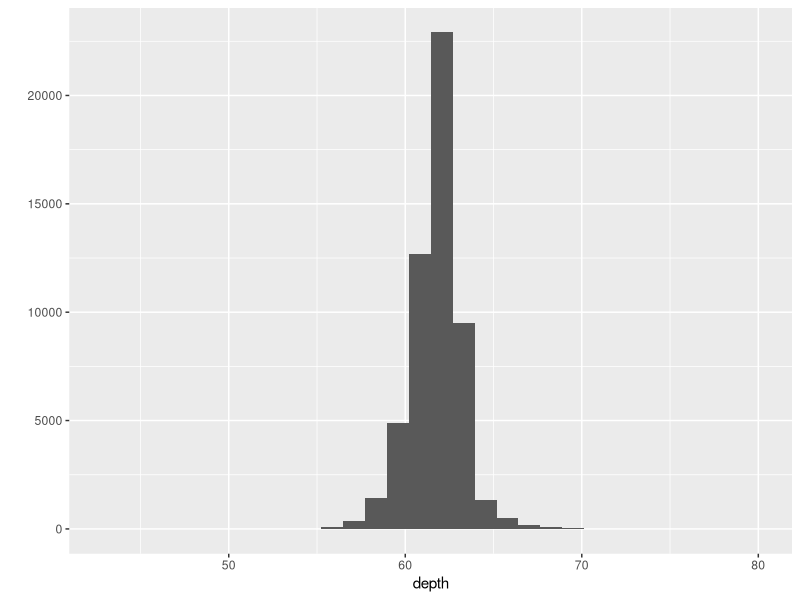
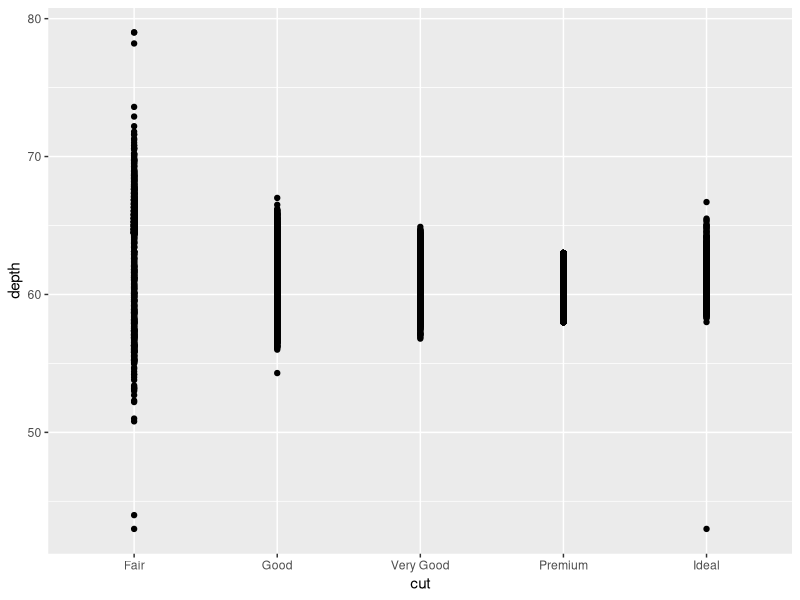
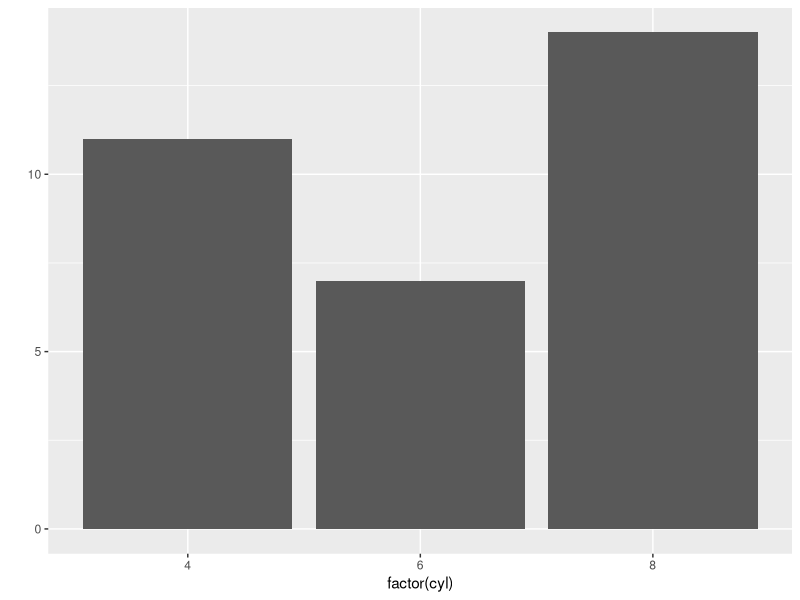
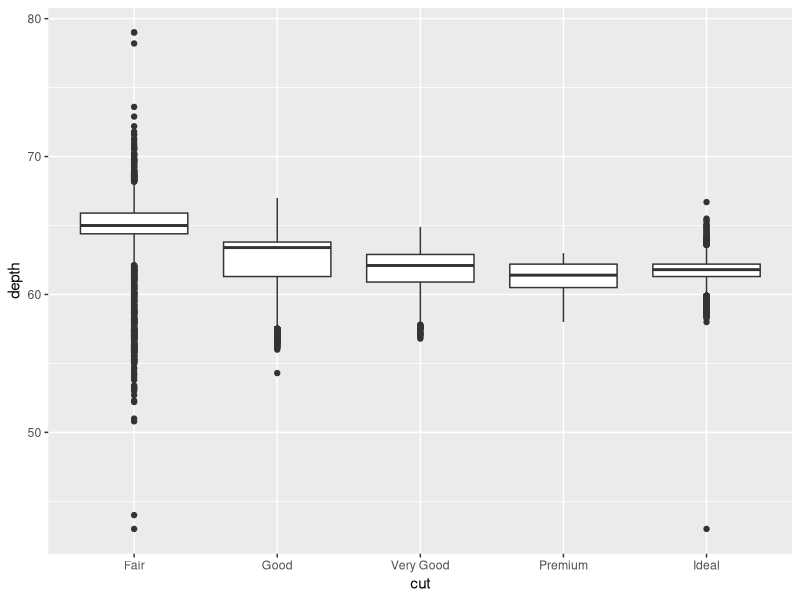
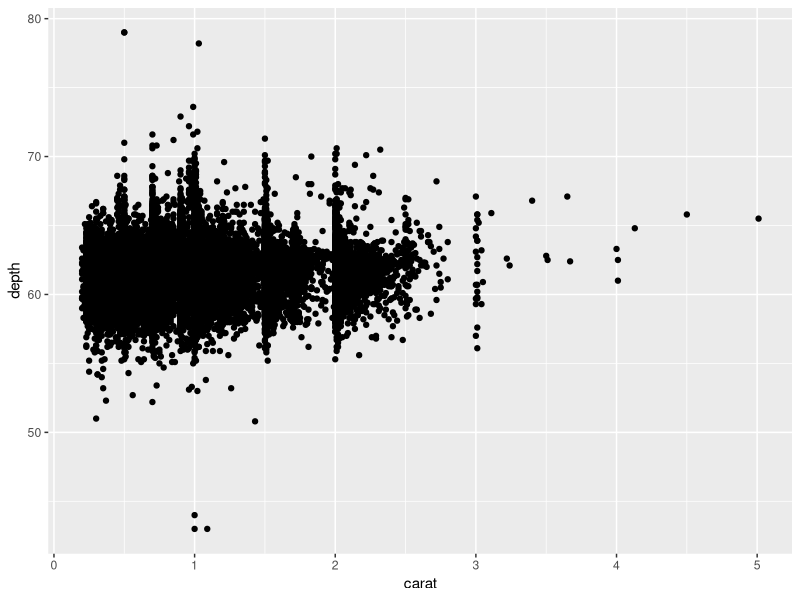
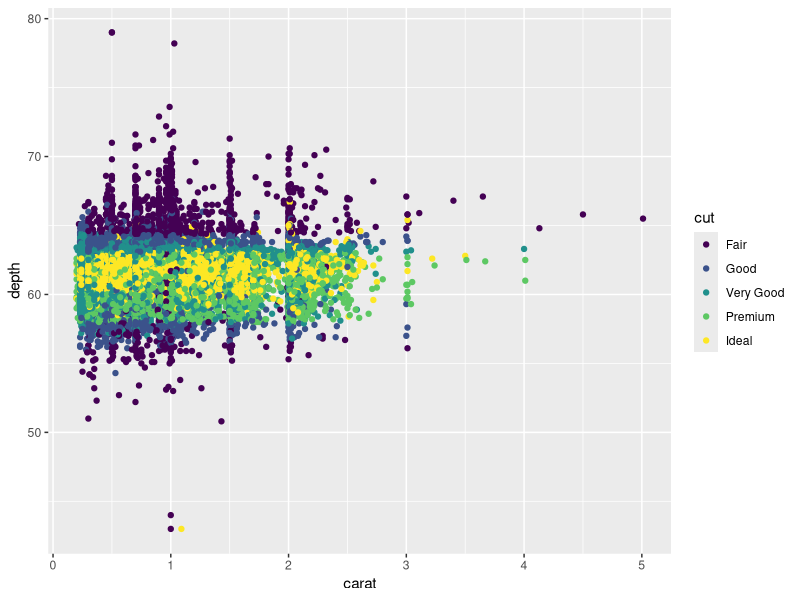
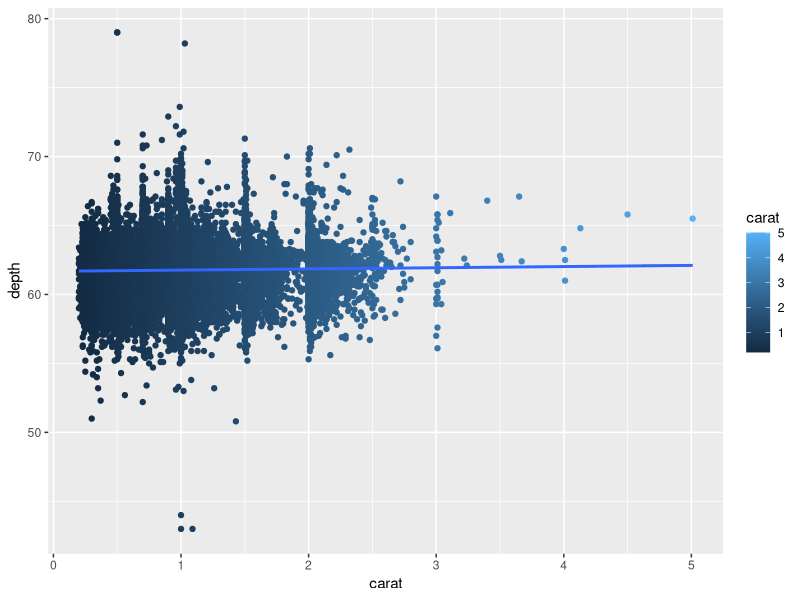
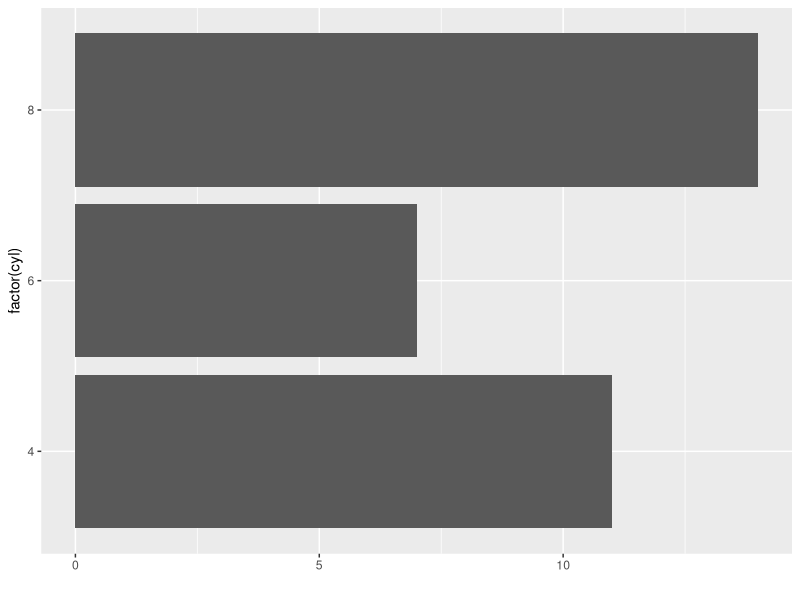

These figures' R source, in order:
## ---- chunk 1
knitr::opts_chunk$set(echo = TRUE,warning=F,message=F,eval=T)
## ---- chunk 2
library(ggplot2)
## ---- chunk 3
library(knitr)
kable(head(diamonds))
## ---- chunk 4
# histogram
qplot(depth, data=diamonds)
## ---- chunk 5
qplot(cut, depth, data=diamonds)
## ---- chunk 6
qplot(factor(cyl), data=mtcars,geom="bar")
## ---- chunk 7
qplot(data=diamonds,x=cut,y=depth,geom="boxplot")
## ---- chunk 8
# scatterplot
qplot(carat, depth, data=diamonds)
## ---- chunk 9
qplot(carat, depth, data=diamonds,color=cut)
## ---- chunk 10
myGG<-qplot(data=diamonds,x=carat,y=depth,color=carat) 
myGG + stat_smooth(method="lm")
## ---- chunk 11
qplot(factor(cyl), data=mtcars, geom="bar") + 
coord_flip()
## ---- chunk 12
ggplot(diamonds, aes(clarity, fill=cut)) + geom_bar()
## ---- chunk 13
library(RColorBrewer)
myColors <- brewer.pal(5,"Accent")
names(myColors) <- levels(diamonds$cut)
colScale <- scale_colour_manual(name = "cut",
                                values = myColors)
## ---- chunk 14
p <- ggplot(diamonds,aes(carat, depth,colour = cut)) + 
  geom_point()
p + colScale
